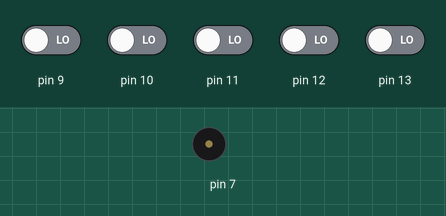
Bench run of a sketch on a simulated Arduino Uno, built with avr-gcc and run on an emulated ATmega328P. On the bench: buzzer (waves = sounding). The inputs (shaded band) are chosen by the test bench; at power-on: pin 9–13 LOW.

Above: at 1.2 s.
1.3 s: pin 9 driven HIGH
At 2.0 s:
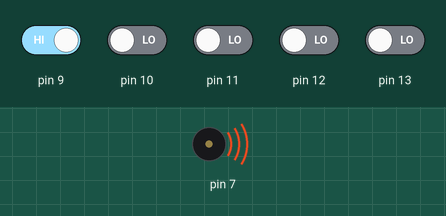
Timing chart, 0 to 4.3 s (numbered marks = the images above; inputs shaded):
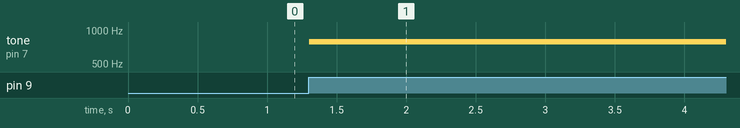

The sketch:

piano.ino
```cpp
// C++ code
//
int ckey = 0;

int dkey = 0;

int ekey = 0;

int fkey = 0;

int gkey = 0;


void setup()
{
  pinMode(13, INPUT);
  pinMode(12, INPUT);
  pinMode(11, INPUT);
  pinMode(10, INPUT);
  pinMode(9, INPUT);
  pinMode(7, OUTPUT);
}

void loop()
{
  ckey = digitalRead(13);
  dkey = digitalRead(12);
  ekey = digitalRead(11);
  fkey = digitalRead(10);
  gkey = digitalRead(9);
  if (ckey == HIGH) {
    tone(7, 523, 250); // play tone 60 (C5 = 523 Hz)
  }
  if (dkey == HIGH) {
    tone(7, 587, 250); // play tone 62 (D5 = 587 Hz)
  }
  if (ekey == HIGH) {
    tone(7, 659, 250); // play tone 64 (E5 = 659 Hz)
  }
  if (fkey == HIGH) {
    tone(7, 698, 250); // play tone 65 (F5 = 698 Hz)
  }
  if (gkey == HIGH) {
    tone(7, 784, 250); // play tone 67 (G5 = 784 Hz)
  }
  delay(10); // Delay a little bit to improve simulation performance
}
```

Measured:
- after the input at 1.3 s, tone on pin 7: silent → 784 Hz at once
